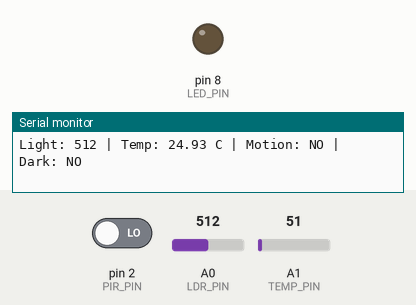
A sketch run on a simulated Arduino Uno, built with avr-gcc and run on an emulated ATmega328P. Parts: output pins drawn as LEDs (lit = HIGH), the last lines printed to the serial monitor. The test bench sets the inputs (shaded band); at power-on: A0 (LDR_PIN) = 512, pin 2 (PIR_PIN) LOW, A1 (TEMP_PIN) = 51.

Above: at 1.3 s.
1.4 s: A0 (LDR_PIN) set to 413
2.9 s: A0 (LDR_PIN) set to 381
5.0 s: pin 2 (PIR_PIN) driven HIGH
At 5.3 s:
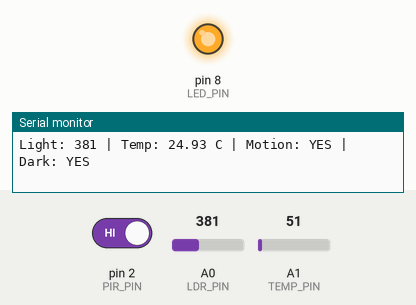
6.5 s: A1 (TEMP_PIN) set to 22
9.5 s: A1 (TEMP_PIN) set to 18
12.5 s: pin 2 (PIR_PIN) driven LOW
At 12.8 s:
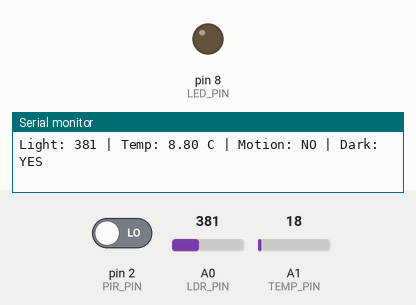
Timing chart, 0 to 15.5 s (numbered marks = the images above; inputs shaded):
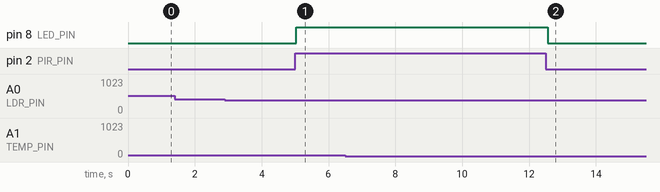

The sketch:

sensor_monitor.ino
```cpp
// Arduino Sensor Monitor
// Author: Mustafa Yildiz

// Pin definitions
const int LDR_PIN   = A0;  // Light sensor
const int TEMP_PIN  = A1;  // Temperature sensor (e.g. LM35)
const int PIR_PIN   = 2;   // Motion sensor (digital)
const int LED_PIN   = 8;   // LED or relay

// Adjust this threshold based on your LDR and environment
const int LDR_DARK_THRESHOLD = 400;

void setup() {
  Serial.begin(9600);

  pinMode(PIR_PIN, INPUT);
  pinMode(LED_PIN, OUTPUT);

  // Start with LED off
  digitalWrite(LED_PIN, LOW);

  Serial.println("Arduino Sensor Monitor starting...");
}

void loop() {
  // Read sensors
  int ldrValue   = analogRead(LDR_PIN);
  int tempValue  = analogRead(TEMP_PIN);
  int motionRaw  = digitalRead(PIR_PIN);

  // Convert temperature sensor reading (approx for LM35)
  float voltage     = (tempValue / 1023.0) * 5.0; // 0–5 V
  float temperature = voltage * 100.0;           // ~10 mV/°C

  bool motionDetected = (motionRaw == HIGH);
  bool isDark         = (ldrValue < LDR_DARK_THRESHOLD);

  // Print values to Serial Monitor
  Serial.print("Light: ");
  Serial.print(ldrValue);
  Serial.print(" | Temp: ");
  Serial.print(temperature);
  Serial.print(" C");
  Serial.print(" | Motion: ");
  Serial.print(motionDetected ? "YES" : "NO");
  Serial.print(" | Dark: ");
  Serial.println(isDark ? "YES" : "NO");

  // Automation logic:
  // If it is dark AND motion is detected → LED ON
  if (isDark && motionDetected) {
    digitalWrite(LED_PIN, HIGH);
  } else {
    digitalWrite(LED_PIN, LOW);
  }

  delay(500); // small delay for stability
}
```

Measured:
- after the input at 5.0 s, pin 8 (LED_PIN): LOW → HIGH at once
- after the input at 12.5 s, pin 8 (LED_PIN): HIGH → LOW after 0.05 s
